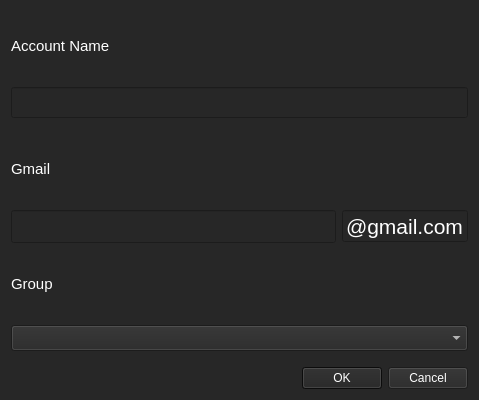
<?xml version="1.0" encoding="UTF-8"?>
<ui version="4.0">
 <class>AddUser_Dialog</class>
 <widget class="QDialog" name="AddUser_Dialog">
  <property name="geometry">
   <rect>
    <x>0</x>
    <y>0</y>
    <width>479</width>
    <height>400</height>
   </rect>
  </property>
  <property name="sizePolicy">
   <sizepolicy hsizetype="Preferred" vsizetype="Fixed">
    <horstretch>0</horstretch>
    <verstretch>0</verstretch>
   </sizepolicy>
  </property>
  <property name="minimumSize">
   <size>
    <width>360</width>
    <height>200</height>
   </size>
  </property>
  <property name="maximumSize">
   <size>
    <width>600</width>
    <height>400</height>
   </size>
  </property>
  <property name="baseSize">
   <size>
    <width>480</width>
    <height>220</height>
   </size>
  </property>
  <property name="font">
   <font>
    <family>Arial</family>
    <pointsize>11</pointsize>
   </font>
  </property>
  <property name="windowTitle">
   <string>Add Account</string>
  </property>
  <property name="styleSheet">
   <string notr="true">background-color: rgb(39, 39, 39);
color: rgb(255, 255, 255);
alternate-background-color: rgb(39, 39, 39);
selection-background-color: rgb(15, 15, 15);</string>
  </property>
  <layout class="QVBoxLayout" name="verticalLayout">
   <item>
    <widget class="QLabel" name="label">
     <property name="sizePolicy">
      <sizepolicy hsizetype="Minimum" vsizetype="Minimum">
       <horstretch>0</horstretch>
       <verstretch>0</verstretch>
      </sizepolicy>
     </property>
     <property name="font">
      <font>
       <family>Arial</family>
       <pointsize>11</pointsize>
      </font>
     </property>
     <property name="text">
      <string>Account Name</string>
     </property>
    </widget>
   </item>
   <item>
    <widget class="QLineEdit" name="Account_textbox">
     <property name="font">
      <font>
       <family>Arial</family>
       <pointsize>14</pointsize>
      </font>
     </property>
    </widget>
   </item>
   <item>
    <spacer name="verticalSpacer">
     <property name="orientation">
      <enum>Qt::Vertical</enum>
     </property>
     <property name="sizeType">
      <enum>QSizePolicy::Fixed</enum>
     </property>
     <property name="sizeHint" stdset="0">
      <size>
       <width>20</width>
       <height>10</height>
      </size>
     </property>
    </spacer>
   </item>
   <item>
    <widget class="QLabel" name="label_2">
     <property name="sizePolicy">
      <sizepolicy hsizetype="Minimum" vsizetype="Minimum">
       <horstretch>0</horstretch>
       <verstretch>0</verstretch>
      </sizepolicy>
     </property>
     <property name="font">
      <font>
       <family>Arial</family>
       <pointsize>11</pointsize>
      </font>
     </property>
     <property name="text">
      <string>Gmail</string>
     </property>
     <property name="textFormat">
      <enum>Qt::AutoText</enum>
     </property>
    </widget>
   </item>
   <item>
    <layout class="QHBoxLayout" name="horizontalLayout">
     <item>
      <widget class="QLineEdit" name="Gmail_textbox">
       <property name="sizePolicy">
        <sizepolicy hsizetype="Expanding" vsizetype="Fixed">
         <horstretch>0</horstretch>
         <verstretch>0</verstretch>
        </sizepolicy>
       </property>
       <property name="font">
        <font>
         <family>Arial</family>
         <pointsize>16</pointsize>
        </font>
       </property>
      </widget>
     </item>
     <item>
      <widget class="QLineEdit" name="lineEdit_3">
       <property name="sizePolicy">
        <sizepolicy hsizetype="Fixed" vsizetype="Fixed">
         <horstretch>0</horstretch>
         <verstretch>0</verstretch>
        </sizepolicy>
       </property>
       <property name="minimumSize">
        <size>
         <width>126</width>
         <height>32</height>
        </size>
       </property>
       <property name="maximumSize">
        <size>
         <width>126</width>
         <height>32</height>
        </size>
       </property>
       <property name="baseSize">
        <size>
         <width>126</width>
         <height>32</height>
        </size>
       </property>
       <property name="font">
        <font>
         <family>Arial</family>
         <pointsize>16</pointsize>
        </font>
       </property>
       <property name="cursor">
        <cursorShape>IBeamCursor</cursorShape>
       </property>
       <property name="focusPolicy">
        <enum>Qt::NoFocus</enum>
       </property>
       <property name="text">
        <string>@gmail.com</string>
       </property>
       <property name="maxLength">
        <number>10</number>
       </property>
       <property name="alignment">
        <set>Qt::AlignRight|Qt::AlignTrailing|Qt::AlignVCenter</set>
       </property>
       <property name="readOnly">
        <bool>true</bool>
       </property>
      </widget>
     </item>
    </layout>
   </item>
   <item>
    <widget class="QLabel" name="label_3">
     <property name="font">
      <font>
       <family>Arial</family>
       <pointsize>11</pointsize>
      </font>
     </property>
     <property name="text">
      <string>Group</string>
     </property>
    </widget>
   </item>
   <item>
    <widget class="QComboBox" name="Group_comboBox">
     <property name="font">
      <font>
       <family>Arial</family>
       <pointsize>11</pointsize>
      </font>
     </property>
    </widget>
   </item>
   <item>
    <spacer name="verticalSpacer_2">
     <property name="orientation">
      <enum>Qt::Vertical</enum>
     </property>
     <property name="sizeType">
      <enum>QSizePolicy::Fixed</enum>
     </property>
     <property name="sizeHint" stdset="0">
      <size>
       <width>20</width>
       <height>10</height>
      </size>
     </property>
    </spacer>
   </item>
   <item>
    <widget class="QDialogButtonBox" name="buttonBox">
     <property name="font">
      <font>
       <family>Arial</family>
       <pointsize>11</pointsize>
      </font>
     </property>
     <property name="styleSheet">
      <string notr="true">color: rgb(255, 255, 255);</string>
     </property>
     <property name="orientation">
      <enum>Qt::Horizontal</enum>
     </property>
     <property name="standardButtons">
      <set>QDialogButtonBox::Cancel|QDialogButtonBox::Ok</set>
     </property>
    </widget>
   </item>
  </layout>
 </widget>
 <resources/>
 <connections>
  <connection>
   <sender>buttonBox</sender>
   <signal>accepted()</signal>
   <receiver>AddUser_Dialog</receiver>
   <slot>accept()</slot>
   <hints>
    <hint type="sourcelabel">
     <x>248</x>
     <y>254</y>
    </hint>
    <hint type="destinationlabel">
     <x>157</x>
     <y>274</y>
    </hint>
   </hints>
  </connection>
  <connection>
   <sender>buttonBox</sender>
   <signal>rejected()</signal>
   <receiver>AddUser_Dialog</receiver>
   <slot>reject()</slot>
   <hints>
    <hint type="sourcelabel">
     <x>316</x>
     <y>260</y>
    </hint>
    <hint type="destinationlabel">
     <x>286</x>
     <y>274</y>
    </hint>
   </hints>
  </connection>
 </connections>
</ui>
